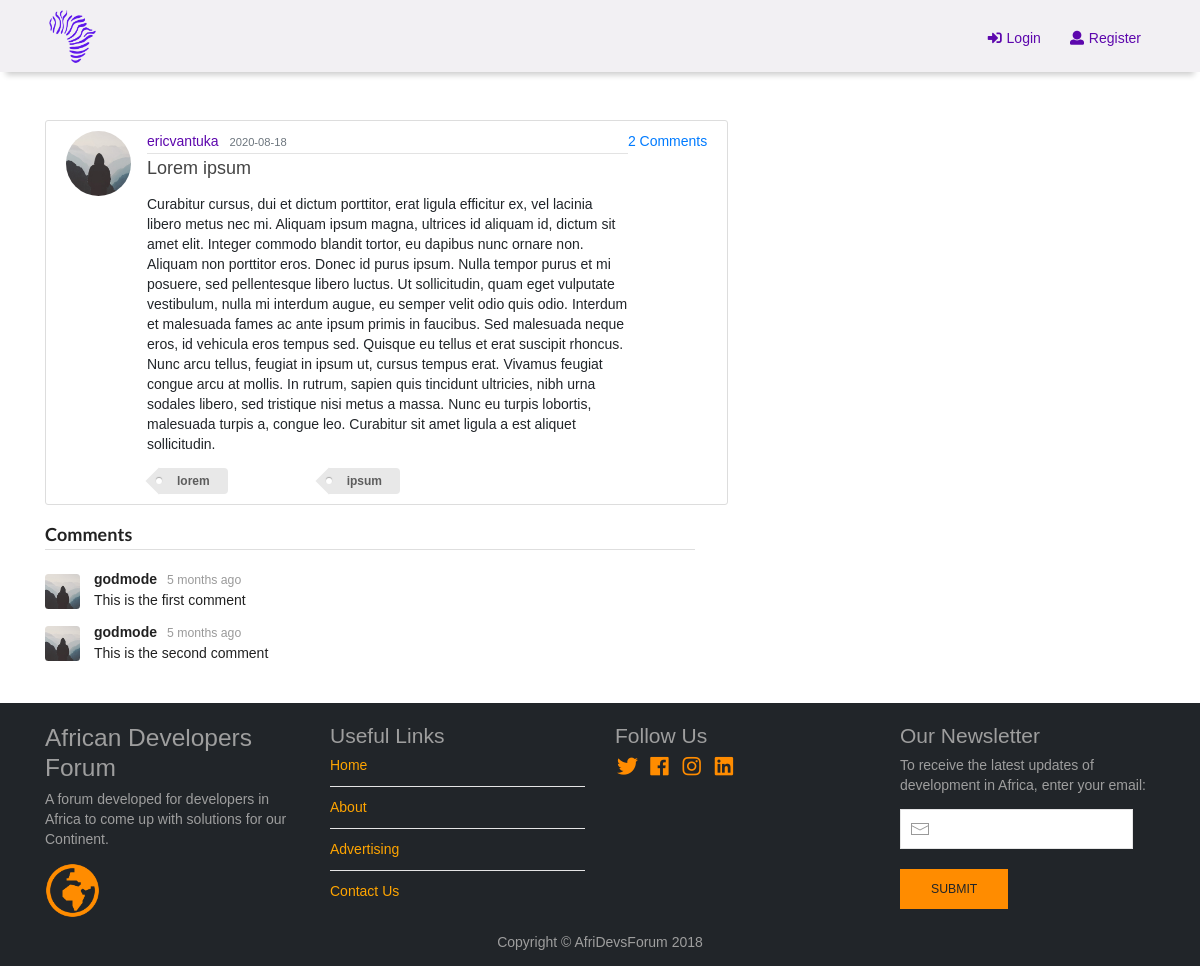
Before: /post/1 with the older database file.
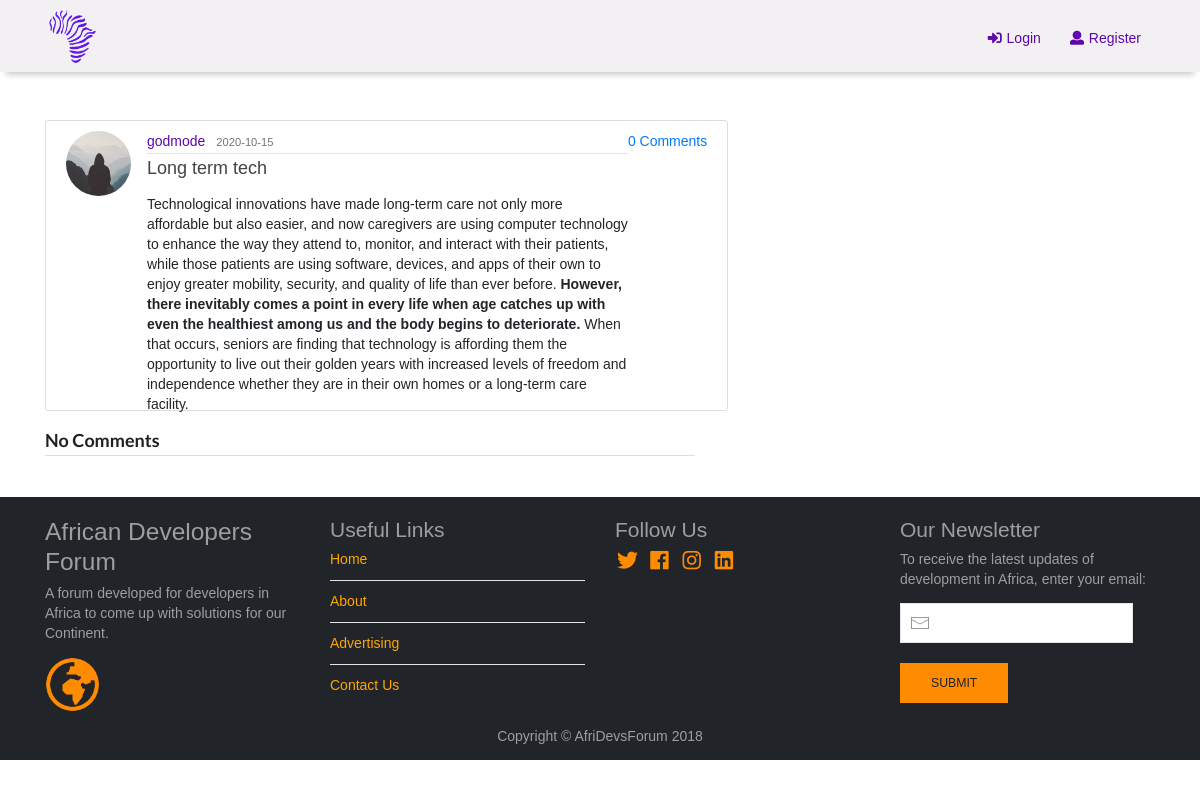
After: the same page with the newer database file.
### flaskblog/models.py (models this page shows, shortened)
class User(db.Model, UserMixin):  # this class is used for creating the database table User
    id = db.Column(db.Integer, primary_key = True)  # id attribute/column that is an integer and primary key
    name = db.Column(db.String(64))
    username = db.Column(db.String(20), unique = True, nullable = False)
    email = db.Column(db.String(120), unique = True, nullable = False)
    country = db.Column(db.String(20), nullable = False)
    about_me = db.Column(db.Text())
    member_since = db.Column(db.DateTime, default = datetime.utcnow)
    image_file = db.Column(db.String(20), nullable = False, default = 'default.jpg')
    password = db.Column(db.String(60), nullable = True)
    confirmed = db.Column(db.Boolean, default = False)
    role_id = db.Column(db.Integer, db.ForeignKey('role.id'))
    posts = db.relationship('Post', backref = 'author',
                            lazy = True)  # defining a relationship between user(author) & post
    comments = db.relationship('Comment', backref = 'author', lazy = 'dynamic')

class Post(db.Model):
    __searchable__ = ['title', 'content']
    id = db.Column(db.Integer, primary_key = True)
    title = db.Column(db.String(100), nullable = False)
    date_posted = db.Column(db.DateTime, nullable = False, default = datetime.utcnow)
    content = db.Column(db.Text, nullable = False)
    user_id = db.Column(db.Integer, db.ForeignKey('user.id'), nullable = False)  # a foreign key
    tag = db.relationship('Tag', secondary = post_tag, backref = 'post', lazy = 'dynamic')
    comments = db.relationship('Comment', backref = 'post', lazy = 'dynamic')

class Tag(db.Model):
    id = db.Column(db.Integer, primary_key = True)
    name = db.Column(db.String(64))
    slug = db.Column(db.String(64), unique = False)

class Comment(db.Model):
    id = db.Column(db.Integer, primary_key = True)
    body = db.Column(db.Text)
    body_html = db.Column(db.Text)
    timestamp = db.Column(db.DateTime, index = True, default = datetime.utcnow)
    disabled = db.Column(db.Boolean)
    author_id = db.Column(db.Integer, db.ForeignKey('user.id'))
    post_id = db.Column(db.Integer, db.ForeignKey('post.id'))

### flaskblog/posts/routes.py (the view, shortened to what this page needs)
@posts.route("/post/<int:post_id>", methods = ['GET', 'POST'])
def post(post_id):
    view_post = Post.query.get_or_404(post_id)
    form = CommentForm()
    page = request.args.get('page', 1, type = int)
    if page == -1:
        page = (view_post.comments.count() - 1) // current_app.config['FLASKY_COMMENTS_PER_PAGE'] + 1
    pagination = view_post.comments.order_by(Comment.timestamp.asc()).paginate(page, per_page = current_app.config[
        'FLASKY_COMMENTS_PER_PAGE'], error_out = False)
    comments = pagination.items
    return render_template('post.html', title = view_post.title, post = view_post, form = form, comments = comments,
                           pagination = pagination)

### flaskblog/posts/forms.py
class CommentForm(FlaskForm):
    body = StringField('Enter your comment', validators = [DataRequired()])
    submit = SubmitField('Comment')

### flaskblog/main/__init__.py (called while the page is built)
@main.app_context_processor
def inject_permissions():
    return dict(Permission = Permission)

### flaskblog/users/routes.py (called while the page is built)
@users.before_app_request
def before_request():
    if current_user.is_authenticated:
        if not current_user.confirmed \
                and request.endpoint \
                and request.blueprint != 'users' \
                and request.endpoint != 'static':
            return redirect(url_for('users.unconfirmed'))

### flaskblog/templates/post.html (shortened to what this page needs)
{% extends 'layout.html' %}
{% block content %}
<article class="media content-section">
    <img class="rounded-circle article-img"
         src="{{ url_for('static', filename='profile_pics/' + post.author.image_file) }}">
    <div class="media-body">
        <div class="article-metadata">
            <a class="mr-2" href="{{ url_for('users.user_profile', username=post.author.username) }}" id="username">{{
                post.author.username }}</a>
            <small class="text-muted">{{ post.date_posted.strftime('%Y-%m-%d') }}</small>
        </div>
        <h2 class="article-title">{{ post.title }}</h2>
        <p class="article-content">{{ post.content| safe }}</p>
        <div class="ui three column grid" id="tags-menu" wfd-id="226">
            {% for i in post.tag.all() %}
            <div class="column" wfd-id="229">
                <a class="ui tag label" href="#">{{ i.name }}</a>
            </div>
            {% endfor %}
        </div>
    </div>
    <div class="article-metadata-comment">
        <a href="{{ url_for('.post', post_id=post.id) }}#comments">
				<span class="label label-primary">
					{{ post.comments.count() }} Comments
				</span>
        </a>
    </div>
</article>
<div class="ui comments" wfd-id="196">
    {% if post.comments.count() > 0 %}
    <h3 class="ui dividing header">Comments</h3>
    {% for comment in comments %}
    <div class="comment" wfd-id="219">
        <a class="avatar">
            <img src="{{ url_for('static', filename='profile_pics/' + comment.author.image_file) }}">
        </a>
        <div class="content" wfd-id="220">
            <a class="author">{{comment.author.username}}</a>
            <div class="metadata" wfd-id="223">
                <span class="date" wfd-id="224">{{ moment(comment.timestamp).fromNow() }}</span>
            </div>
            {% if moderate or not comment.disabled %}
            {% if comment.body_html %}
            <div class="text" wfd-id="222">{{ comment.body_html | safe }}</div>
            {% else %}
            <div class="text" wfd-id="222">{{ comment.body }}</div>
            {% endif %}
            {% endif %}
        </div>
    </div>
    {% endfor %}
    {% else %}
    <h3 class="ui dividing header">No Comments</h3>
    {% endif %}
</div>
{% endblock content %}

Changed rows visible on the page:
no longer on this page (row edited): Tag: name "lorem"
no longer on this page (row edited): Tag: name "ipsum"
removed Comment: image_file (placeholder picture), author.username "godmode", timestamp "5 months ago", body_html "This is the first comment"
removed Comment: image_file (placeholder picture), author.username "godmode", timestamp "5 months ago", body_html "This is the second comment"
changed User: author.username "ericvantuka" → "godmode"
changed Post: date_posted "2020-08-18" → "2020-10-15"; title "Lorem ipsum" → "Long term tech"; content "Curabitur cursus, dui et dictum porttitor, erat ligula efficitur ex, vel lacinia libero metus nec mi. Aliquam ipsum magna, ultrices id aliquam id, dictum sit amet elit. Integer commodo blandit tortor, eu dapibus nunc ornare non. Aliquam non porttitor eros. Donec id purus ipsum. Nulla tempor purus et mi posuere, sed pellentesque libero luctus. Ut sollicitudin, quam eget vulputate vestibulum, nulla mi interdum augue, eu semper velit odio quis odio. Interdum et malesuada fames ac ante ipsum primis in faucibus. Sed malesuada neque eros, id vehicula eros tempus sed. Quisque eu tellus et erat suscipit rhoncus. Nunc arcu tellus, feugiat in ipsum ut, cursus tempus erat. Vivamus feugiat congue arcu…" → "Technological innovations have made long-term care not only more affordable but also easier, and now caregivers are using computer technology to enhance the way they attend to, monitor, and interact with their patients, while those patients are using software, devices, and apps of their own to enjoy greater mobility, security, and quality of life than ever before. However, there inevitably comes a point in every life when age catches up with even the healthiest among us and the body begins to deteriorate. When that occurs, seniors are finding that technology is affording them the opportunity to live out their golden years with increased levels of freedom and independence whether they are in…"
Other visible differences:
{{ post.comments.count() }}: "2" → "0"
text no longer shown: "Comments"
text now shown: "No Comments"
